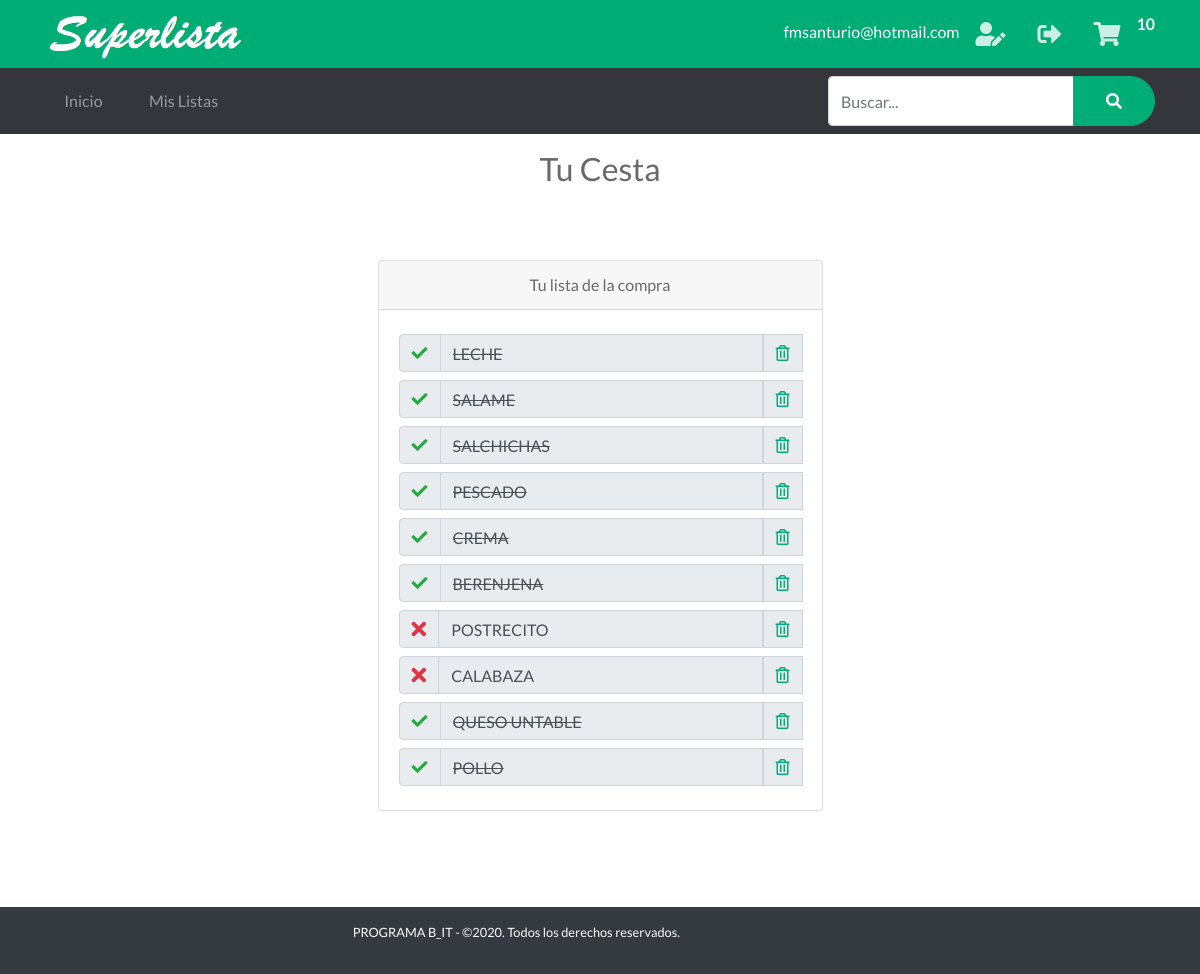
/cart (signed in), run on an earlier commit of the app's database.
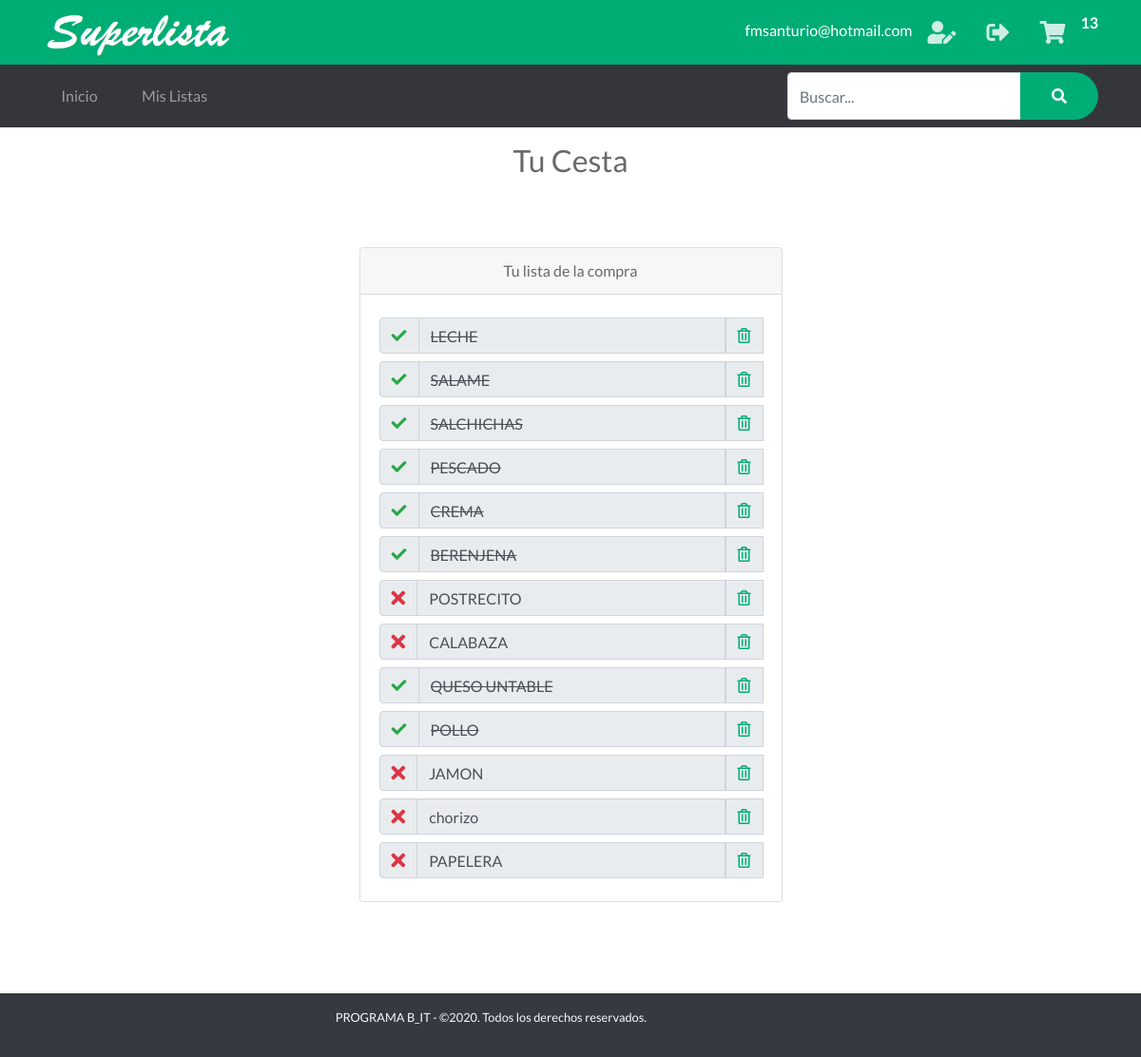
And on a later commit of the database.
### tables this page shows
CREATE TABLE "Cesta" (
	"Id"	INTEGER NOT NULL PRIMARY KEY AUTOINCREMENT UNIQUE,
	"Id_Usuario"	INTEGER NOT NULL,
	"Item"	INTEGER NOT NULL,
	"Tachar"	INTEGER
);

### app.py (the view)
@app.route('/cart')  # Ruta Mi Cesta
def cart():
    cantCarrito()
    if 'nombre' in session:
        items = getAllCesta()
        g.db.close()
        return render_template('carrito.html', items=items)
    else:
        items = getAllCesta()
        g.db.close()
        return render_template('carrito_home.html', items=items)

### app.py (called while the page is built)
def get_db():
    db = getattr(g, '_database', None)
    if db is None:
        db = g._database = sqlite3.connect('database1.db')
    return db

@app.teardown_appcontext
def close_connection(exception):
    db = getattr(g, '_database', None)
    if db is not None:
        db.close()

def conectar_db():
    return sqlite3.connect('database1.db')

def getAllCesta():
    if 'nombre' in session:
        id = session['id']
    else:
        id = -1
    g.db = conectar_db()
    consulta = 'SELECT * FROM Cesta WHERE (Id_usuario = ?)'
    cur = g.db.execute(consulta, [id])
    items = [dict(Id=row[0], Id_Usuario=row[1], Item_nombre=row[2], Tachar=row[3])
             for row in cur.fetchall()]
    g.db.close()
    return items

def cantCarrito():
    if 'nombre' in session:
        id_usuario = session['id']
    else:
        id_usuario = -1
    db = get_db()
    while not(db):
        db = get_db()
    cur = db.cursor()
    find_prod = (
        "SELECT COUNT(Id) FROM Cesta WHERE Id_Usuario = ?")
    cur.execute(find_prod, [(id_usuario)])
    resultado = cur.fetchone()
    session['carrito'] = resultado[0]
    print(resultado)
    print(session['carrito'])
    return session['carrito']

### templates/carrito.html
{% extends "layout_logged_in.html" %}
{% block content %}
<section>
    <div class="text h2 text-center py-3">
        <span>Tu Cesta</span>
    </div>
    <div class="container">
        <div class="row justify-content-center">
            <div class="col-5 py-5 text-center">
                <div class="card">
                    <div class="card-header">
                        <span>Tu lista de la compra</span>
                    </div>
                    <div class="card-body ">
                        {%for item in items %}
                                <div class="input-group py-1">
                                    <div class="input-group-prepend">
                                        <div class="input-group-text">
                                            <a href="/adquirido/{{item.Id}}"><i class="{% if item.Tachar %} text-success fas fa-check {% else %} fa-lg text-danger fas fa-times  {% endif %} "></i></a>
                                        </div>
                                    </div>
                                    <input type="text" readonly="true" color="blue" class="form-control {% if item.Tachar %} tachar {% endif %}" value="{{item.Item_nombre}}">
                                    <div class="input-group-prepend">
                                        <div class="input-group-text">
                                            <a href="/DeleteArtCesta/{{item.Id}}"><i class="far fa-trash-alt text-primary"></i></a>
                                        </div>
                                    </div>
                                </div>
                        {%endfor%}
                    </div>
                </div>
            </div>
        </div>
    </div>
</section>
{% endblock %}

### templates/layout_logged_in.html (shortened to what this page needs)
<!doctype html>
<html lang="en">
<head>
    <link rel="stylesheet" href="{{ url_for('static', filename='css/bootstrap.min.css') }}">
    <link rel="stylesheet" href="{{ url_for('static', filename='css/bootnavbar.css') }}">
    <link rel="stylesheet" href="{{ url_for('static', filename='css/all.css') }}">
    <link rel="stylesheet" href="{{ url_for('static', filename='css/swiper.min.css') }}">
    <link rel="stylesheet" href="{{ url_for('static', filename='css/animate.min.css') }}">
    <link rel="stylesheet" href="{{ url_for('static', filename='css/venobox.css') }}">
    <link rel="stylesheet" href="{{ url_for('static', filename='css/jarallax.css') }}">
    <link rel="stylesheet" href="{{ url_for('static', filename='js/pickadate.js/themes/default.css') }}">
    <link rel="stylesheet"  href="{{ url_for('static', filename='js/pickadate.js/themes/default.date.css') }}">
     <link rel="stylesheet" href="{{ url_for('static', filename='js/pickadate.js/themes/default.time.css') }}">
    <link rel="stylesheet" href="{{ url_for('static', filename='css/estilos.css') }}">
    <link rel="stylesheet" href="{{url_for('static', filename='css/main.css')}}">
</head>
<body>
    <section id="barra-contacto" class="bg-primary text-white py-3 py-lg-1 text-center">
        <div class="container">
            <div class="row justify-content-sm-between align-items-sm-center">
                <div class="col-auto align-content-sm-center">
                    <a  href="javascript:history.back(-1);" class="logo">
                        <img src="{{ url_for('static', filename='images/texto.png') }}" alt="Logo del sitio" width="200"
                            class="img-fluid">
                    </a>
                </div>
                <div class="col-12 col-sm-auto">
                    <ul class="redes-sociales list-unstyled d-inline-flex mb-0">
                        <li class="py-2">{{ session['correo'] }}</li>
                        <li><a href="/perfil"><i class="fas fa-user-edit"></i></i></a></li>
                        <li><a href="/logout"><i class="fas fa-sign-out-alt"></i></i></a></li>
                        <div>
                            <li><a href="/cart"><i class="fas fa-shopping-cart"></i></a></li>
                        </div>
                        <span id="cantidad"> <strong>{{ session['carrito'] }}</strong></span>
                    </ul>
                </div>
            </div>
        </div>
    </section>
    <nav id="menu-navegacion" class="navbar navbar-dark bg-secondary navbar-expand-md">
        <div class="container">
            <div class="collapse navbar-collapse" id="menu-principal">
                <ul class="navbar-nav mt-3 mt-md-0">
                    <li class="nav-item mb-1 mb-md-0 mr-md-2"><a href="{{ url_for('home' )}}" class="nav-link">Inicio</a></li>
                    <li class="nav-item mb-1 mb-md-0 mr-md-2"><a href="{{ url_for('MisListas')}}" class="nav-link">Mis Listas</a></li>
                </ul>
            </div>
            <form action="" class=" bg-secondary ">
                <div class="form-group mb-0">
                    <div class="input-group">
                        <input type="text" size="25" style="height:50px" name="buscar" id="buscar" placeholder="Buscar..." class="form-control">
                        <div class="input-group-append">
                            <button type="submit" class="btn btn-primary"><i class="fas fa-search"></i></button>
                        </div>
                    </div>
                </div>
            </form>
        </div>
    </nav>
    {% block content %}
    {% endblock %}
    <br>
    <br>
    <footer id="pie-de-pagina" class="bg-dark  text-light text-truncate">
        <div class="container">
            <div class="row align-items-center py-2">
                <div class="col-12 col-md-6 py-2 col-xl-7 text-center text-md-right small">
                    <p>PROGRAMA B_IT - ©2020. Todos los derechos reservados.</p>
                </div>
            </div>
        </div>
    </footer>
</body>
</html>

### static/css/all.css (style rules this page uses)
.fa, .fas, .far, .fal, .fab { -moz-osx-font-smoothing: grayscale; -webkit-font-smoothing: antialiased; display: inline-block; font-style: normal; font-variant: normal; text-rendering: auto; line-height: 1; }
.fa-lg { font-size: 1.33333em; line-height: 0.75em; vertical-align: -.0667em; }
.fa-check:before { content: "\f00c"; }
.fa-search:before { content: "\f002"; }
.fa-shopping-cart:before { content: "\f07a"; }
.fa-sign-out-alt:before { content: "\f2f5"; }
.fa-times:before { content: "\f00d"; }
.fa-trash-alt:before { content: "\f2ed"; }
.fa-user-edit:before { content: "\f4ff"; }
.far { font-family: 'Font Awesome 5 Free'; font-weight: 400; }
.fa, .fas { font-family: 'Font Awesome 5 Free'; font-weight: 900; }

### static/css/estilos.css (style rules this page uses)
html { font-size: 13px; }
body { font-family: 'Lato', sans-serif; color: #696969; }
.btn { border-radius: 2rem; padding: .6rem 2rem; font-weight: bold; }
.bg-primary { background-color: #00ad75 !important; }
.text-primary { color: #00ad75 !important; }
.btn-primary { color: #fff; background-color: #00ad75; border-color: #00ad75; position: relative; overflow: hidden; z-index: 1; -webkit-transition: all .3s ease; transition: all .3s ease; }
.btn-primary:after { font-family: 'Font Awesome 5 Free'; font-weight: 900; position: relative; left: .6rem; top: .1rem; -webkit-transition: left .3s ease; transition: left .3s ease; }
.btn-primary:before { content: ""; z-index: -1; width: 0; height: 100%; background: #fff; position: absolute; left: 50%; top: 0; -webkit-transform: skew(45deg, 0); transform: skew(45deg, 0); -webkit-transition: all .4s ease; transition: all .4s ease; }
.bg-secondary { background-color: #35363c !important; }
.redes-sociales li a i { color: #fff; font-size: 1.5rem; padding: .6rem 1rem; opacity: .8; -webkit-transition: all .3s ease-in-out; transition: all .3s ease-in-out; }
.navbar-dark .navbar-nav .nav-link { padding: 1rem 1.5rem; display: -webkit-box; display: -ms-flexbox; display: flex; -webkit-box-pack: justify; -ms-flex-pack: justify; justify-content: space-between; border-radius: .5rem; -webkit-transition: all .3s ease; transition: all .3s ease; }
.navbar-dark .navbar-nav .nav-link:after { font-family: 'Font Awesome 5 Free'; content: "\f105"; font-weight: 900; -webkit-transition: all .3s ease; transition: all .3s ease; }
@media (min-width: 768px) { .navbar-dark .navbar-nav .nav-link { padding: .7rem 1.2rem; border-radius: 1.5rem; } }
@media (min-width: 768px) { .navbar-dark .navbar-nav .nav-link:after { content: ""; } }
@media (min-width: 990px) { html { font-size: 16px; } }

### static/css/main.css (style rules this page uses)
.tachar { text-decoration: line-through; }

What changed in the data, as far as the page shows it:
added Cesta: Tachar 0 (drawn), Item_nombre "JAMON"
added Cesta: Tachar 0 (drawn), Item_nombre "chorizo"
added Cesta: Tachar 0 (drawn), Item_nombre "PAPELERA"
Also different on the page:
{{ session['carrito'] }}: "10" → "13"
